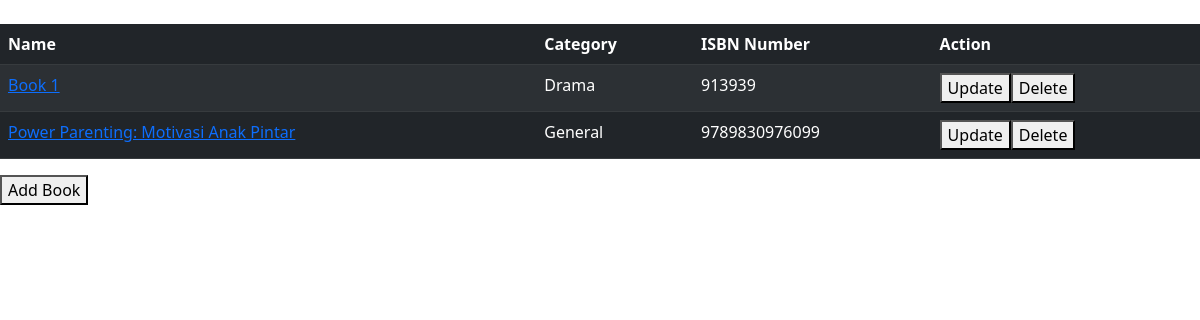
/sites/book.php, run on the app's committed database.
### tables this page shows
CREATE TABLE `book` (
  `ID` int(11) NOT NULL,
  `Name` varchar(100) NOT NULL,
  `Category` varchar(100) NOT NULL,
  `PublishDate` date NOT NULL,
  `Author` varchar(100) NOT NULL,
  `Description` varchar(1000) NOT NULL,
  `ISBNNumber` varchar(100) NOT NULL,
  `Image` text NOT NULL,
  `PublishPlace` varchar(100) NOT NULL,
  `Price` decimal(10,0) NOT NULL
);

### sites/repositories/library-repository.php (called while the page is built, shortened)
<?php
function getDatabaseConnection()
{
    $servername = "localhost";
    $username = "root";
    $password = "";
    $dbname = "library";
    $conn = new mysqli($servername, $username, $password, $dbname);
    return $conn;
}
function getAllBook() {
    $conn = getDatabaseConnection();
    $sql = "SELECT ID, Name, Category, ISBNNumber " .
            "FROM book ";
    $result = $conn->query($sql);
    return $result;
}
?>

### sites/book.php (the view, shortened to what this page needs)
<!DOCTYPE html>
<html>
<head>
	<link rel="stylesheet" type="text/css" href="css/mystyle.css">
	<link rel="stylesheet" type="text/css" href="css/userstyle.css">
	<link href="https://cdn.jsdelivr.net/npm/bootstrap@5.3.0-alpha1/dist/css/bootstrap.min.css" rel="stylesheet">
</head>
<body>
	<?php
	require("repositories/library-repository.php");
	$errorMessage = "";
	if ($_SERVER["REQUEST_METHOD"] == "GET") {
		try {
			$listBook = getAllBook();
		} catch (Exception $ex) {
			$errorMessage += "<br>Issue fetching borrowing data!";
		}
	}
	?>
	<br>
	<table class="table table-dark table-striped" style="margin-left: 0;">
		<thead>
			<tr>
				<th>Name</th>
				<th>Category</th>
				<th>ISBN Number</th>
				<th>Action</th>
			</tr>
		</thead>
		<tbody>
			<?php
			while ($row = $listBook->fetch_assoc()) {
				echo "<tr><td><a href=viewdetailbook.php?ID=" . $row["ID"] . ">" . $row["Name"] . "</a></td>" .
					"<td>" . $row["Category"] . "</td>" .
					"<td>" . $row["ISBNNumber"] . "</td>";
				echo "<td><button onclick=" . "window.location='book_update.php?ID=" . $row["ID"] ."';" . ">Update</button>";
				echo "<button onclick=" . "window.location='book_delete.php?ID=" . $row["ID"] ."';" . ">Delete</button></td></tr>";
			}
			?>
		</tbody>
	</table>
	<button onclick="window.location='book_add.php';">Add Book</button>
</body>
</html>

### sites/css/mystyle.css (style rules this page uses)
body { background-color: #F9FAF5; font-family: arial, sans-serif; }
a { color: black; text-decoration: none; }

### sites/css/userstyle.css (style rules this page uses)
table { width: 70%; margin-left: 15%; margin-right: 15%; }

### data on the page
book: Name "Book 1", Category "Drama", ISBNNumber "913939"
book: Name "Power Parenting: Motivasi Anak Pintar", Category "General", ISBNNumber "9789830976099"
